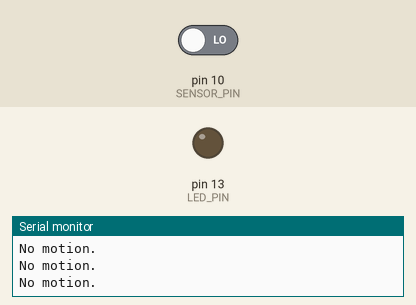
A program run on a simulated Arduino Mega 2560, built with avr-gcc and run on an emulated ATmega2560. On the bench: output pins drawn as LEDs (lit = HIGH), the last lines printed to the serial monitor. Inputs (shaded band) come from the test bench; at power-on: pin 10 (SENSOR_PIN) LOW.

Above: at 1.2 s.
1.3 s: pin 10 (SENSOR_PIN) driven HIGH
At 2.4 s:
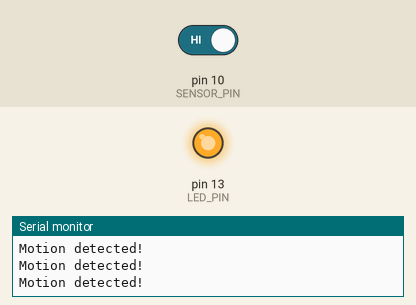
2.8 s: pin 10 (SENSOR_PIN) driven LOW
At 3.8 s:
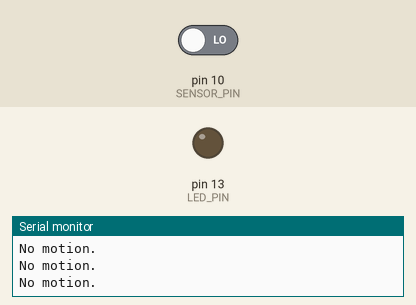
Timing chart, 0 to 5.8 s (numbered marks = the images above; inputs shaded):
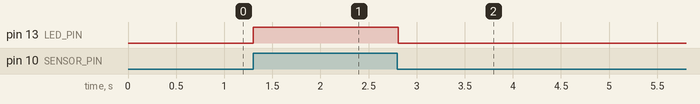

Measured:
- after the input at 1.3 s, pin 13 (LED_PIN): LOW → HIGH at once
- after the input at 2.8 s, pin 13 (LED_PIN): HIGH → LOW at once

The program:

main.cpp
```cpp
#include <Arduino.h>

// This code works with an Arduino Mega 2560 R3
// Pin 1 goes to 5V
// Pin 2 goes to Digital(PWM-) 10
// Pin 3 goes to GND

// When motion is detected:
// - The LED on the board (L) will light up
// - The serial monitor will display "Motion detected!"

#define SENSOR_PIN 10
#define LED_PIN 13

void setup()
{
    pinMode(LED_PIN, OUTPUT);
    pinMode(SENSOR_PIN, INPUT);
    Serial.begin(9600);
}

void loop()
{
    int sensorState = digitalRead(SENSOR_PIN);

    if (sensorState == HIGH)
    {
        digitalWrite(LED_PIN, HIGH);
        Serial.println("Motion detected!");
    }
    else
    {
        digitalWrite(LED_PIN, LOW);
        Serial.println("No motion.");
    }

    delay(50);
}
```
